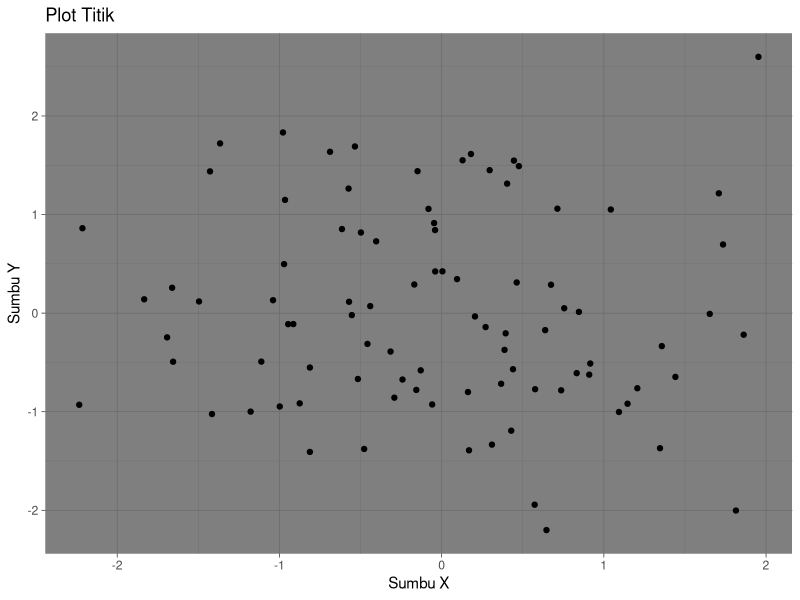
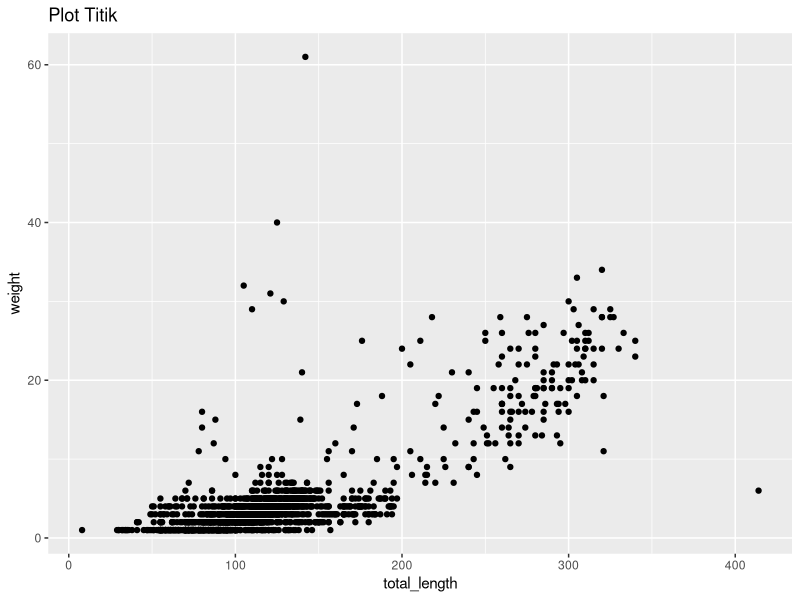
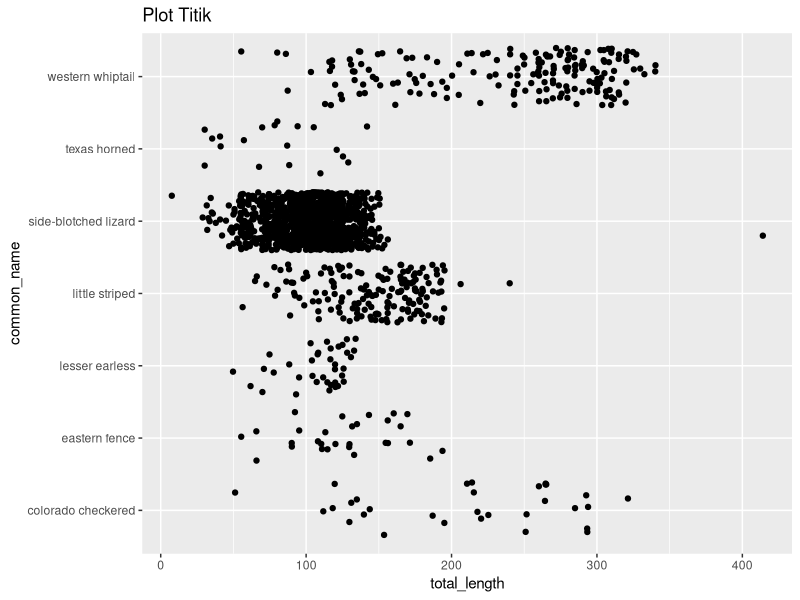
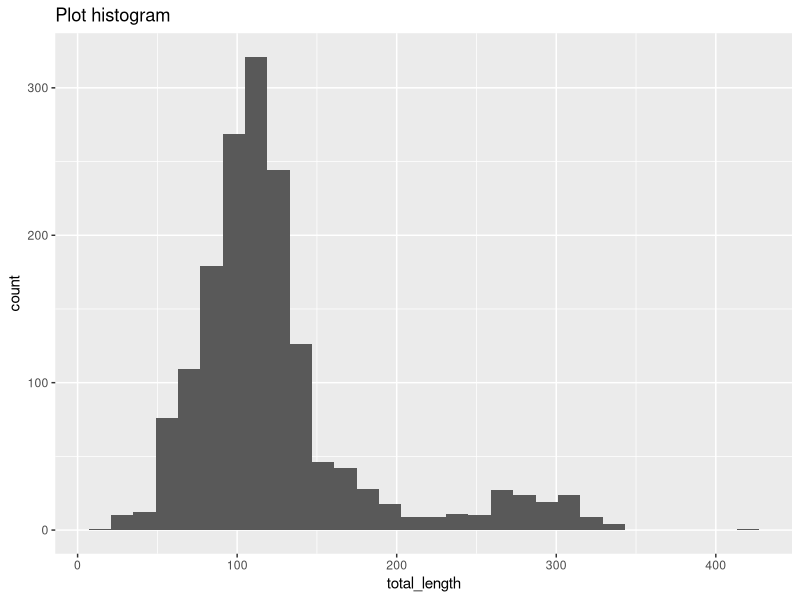
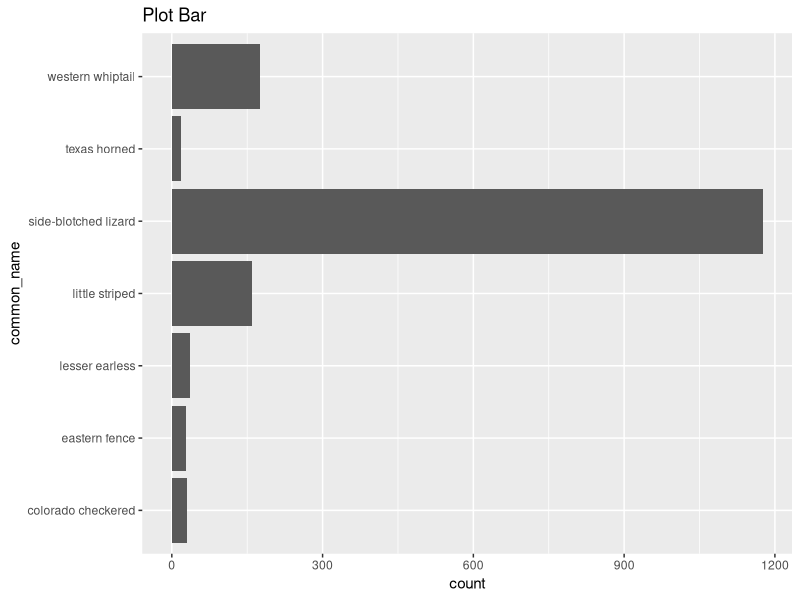
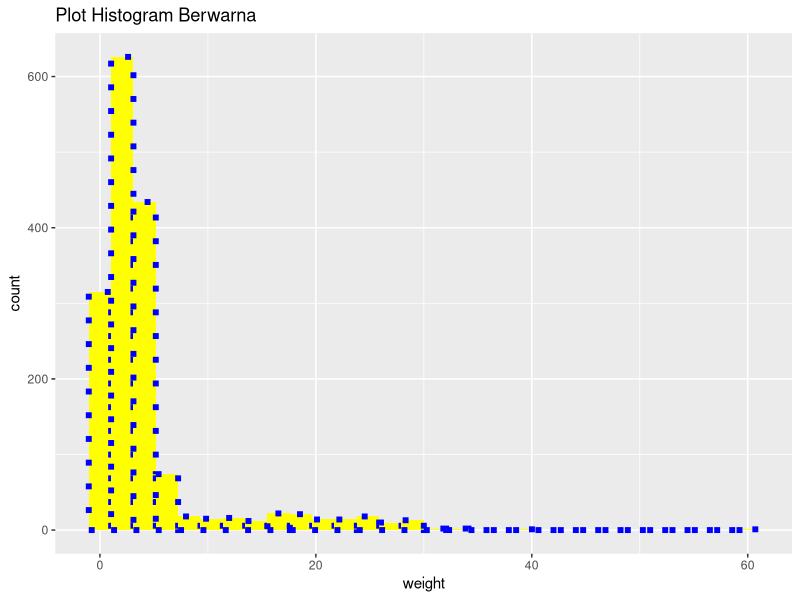
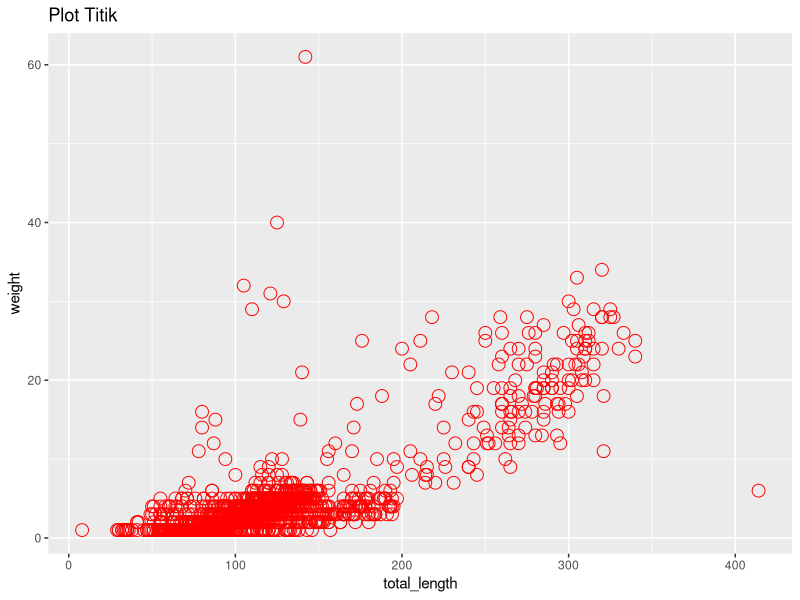
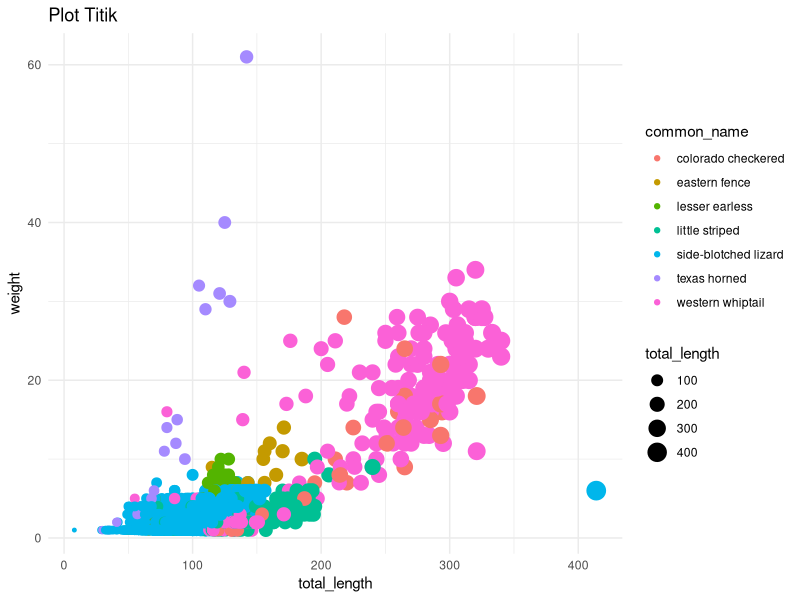

The R source for these figures, in order:
## ---- chunk 1
# memanggil library
library(ggplot2)
# membuat data dengan base R
data <- data.frame(x = rnorm(90), y = rnorm(90))
# membuat scotter plot
ggplot(data, aes(x = x, y = y)) + 
geom_point() + 
labs(title = "Plot Titik", x = "Sumbu X", y = "Sumbu Y") +
theme_dark()
## ---- chunk 2
library(readr)
lizard <- read_csv("lizards.csv")
## ---- chunk 3
ggplot(lizard, aes(x = total_length , y = weight)) + 
geom_point() +
labs(title = "Plot Titik", x = "total_length" , y = "weight" )
## ---- chunk 4
ggplot(lizard, aes(x = total_length , y = common_name)) + 
geom_jitter() +
labs(title = "Plot Titik", x = "total_length" , y = "common_name" )
## ---- chunk 5
ggplot(lizard, aes(x = total_length)) + 
geom_histogram() +
labs(title = "Plot histogram", x = "total_length" )
## ---- chunk 6
ggplot(lizard, aes( , y = common_name)) + 
geom_bar() +
labs(title = "Plot Bar",  , y = "common_name" )
## ---- chunk 7
ggplot(lizard, aes(x = weight)) + 
geom_histogram(colour = "blue", fill = "yellow", size = 2, linetype = "dotted") +
labs(title = "Plot Histogram Berwarna", x = "weight" )
## ---- chunk 8
ggplot(lizard, aes(x = total_length , y = weight)) + 
geom_point(colour = "red", shape = 21, size = 4) +
labs(title = "Plot Titik", x = "total_length" , y = "weight" )
## ---- chunk 9
ggplot(lizard, aes(x = total_length, y = weight, color = common_name, size = total_length)) + 
  geom_point(shape = 19) + 
  labs(title = "Plot Titik", x = "total_length", y = "weight") +
  theme_minimal()
